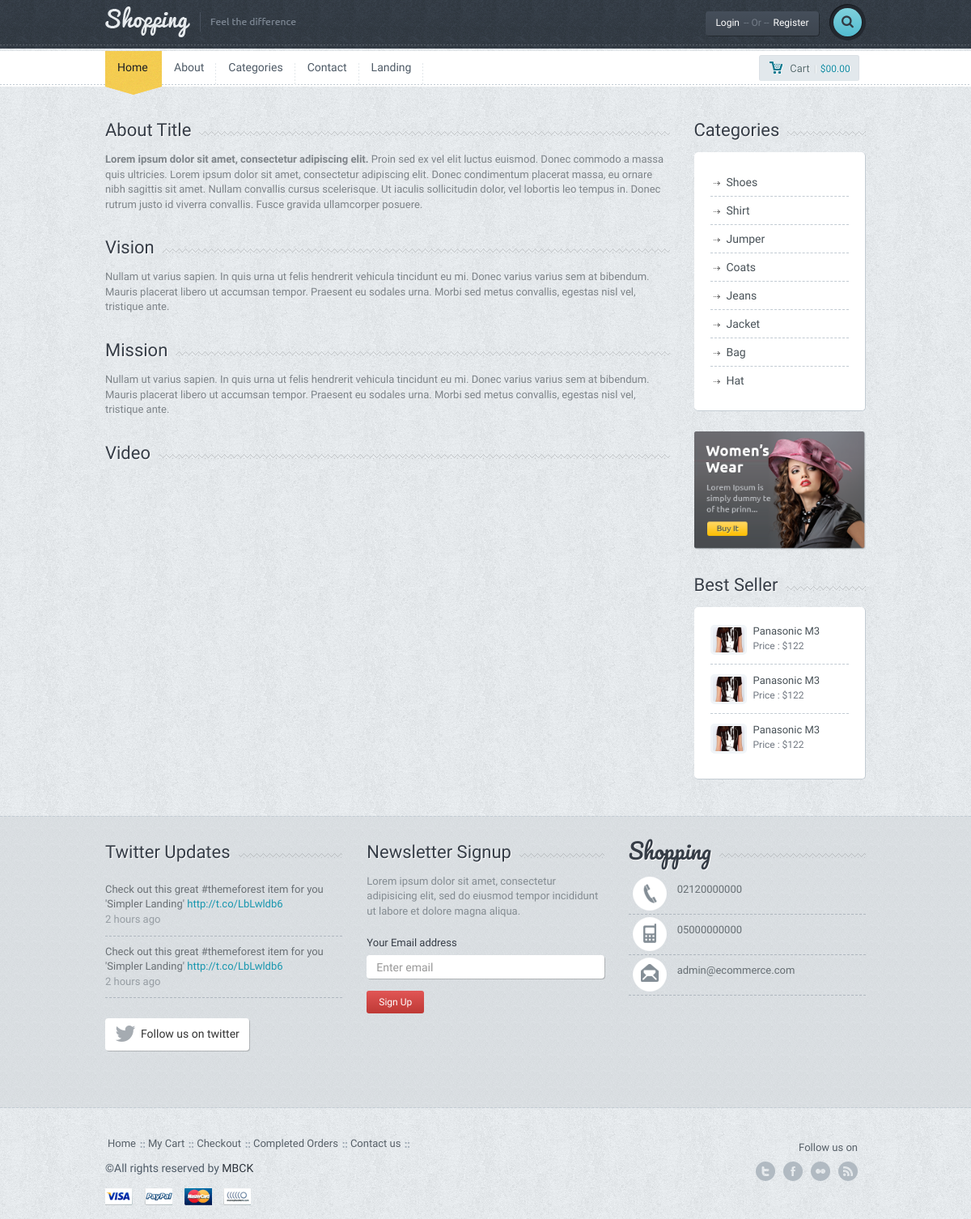
Page /about.php on the committed database.
### tables this page shows
CREATE TABLE `setting` (
  `setting_id` int(11) NOT NULL,
  `setting_logo` varchar(150) DEFAULT NULL,
  `setting_url` varchar(50) NOT NULL,
  `setting_title` varchar(250) DEFAULT NULL,
  `setting_description` varchar(250) DEFAULT NULL,
  `setting_keywords` varchar(250) DEFAULT NULL,
  `setting_author` varchar(100) DEFAULT NULL,
  `setting_tel` varchar(50) DEFAULT NULL,
  `setting_gsm` varchar(50) DEFAULT NULL,
  `setting_fax` varchar(50) DEFAULT NULL,
  `setting_mail` varchar(50) DEFAULT NULL,
  `setting_district` varchar(50) DEFAULT NULL,
  `setting_country` varchar(50) DEFAULT NULL,
  `setting_adress` varchar(250) DEFAULT NULL,
  `setting_time` varchar(250) DEFAULT NULL,
  `setting_maps` varchar(250) DEFAULT NULL,
  `setting_analystic` varchar(250) DEFAULT NULL,
  `setting_desk` varchar(250) DEFAULT NULL,
  `setting_facebook` varchar(100) DEFAULT NULL,
  `setting_twitter` varchar(100) DEFAULT NULL,
  `setting_google` varchar(100) DEFAULT NULL,
  `setting_youtube` varchar(100) DEFAULT NULL,
  `setting_smtphost` varchar(50) DEFAULT NULL,
  `setting_smtppassword` varchar(50) DEFAULT NULL,
  `setting_smtpport` varchar(50) DEFAULT NULL,
  `setting_live` enum('0','1') NOT NULL DEFAULT '1'
);

CREATE TABLE `menu` (
  `menu_id` int(11) NOT NULL,
  `menu_top` varchar(50) NOT NULL,
  `menu_name` varchar(100) NOT NULL,
  `menu_detail` text NOT NULL,
  `menu_url` varchar(250) NOT NULL,
  `menu_order` int(2) NOT NULL,
  `menu_status` enum('0','1') NOT NULL,
  `menu_seourl` varchar(250) NOT NULL
);

CREATE TABLE `about` (
  `about_id` int(11) NOT NULL,
  `about_title` varchar(250) NOT NULL,
  `about_content` text NOT NULL,
  `about_video` varchar(50) NOT NULL,
  `about_vision` varchar(500) NOT NULL,
  `about_mission` varchar(500) NOT NULL
);

CREATE TABLE `categories` (
  `category_id` int(11) NOT NULL,
  `category_name` varchar(100) NOT NULL,
  `category_top` int(2) NOT NULL,
  `category_seourl` varchar(250) NOT NULL,
  `category_order` int(2) NOT NULL,
  `category_status` enum('0','1') NOT NULL DEFAULT '1'
);

### admin/production/function.php (called while the page is built, shortened)
<?php
function seo($str, $options = array())
{
    $str = mb_convert_encoding((string)$str, 'UTF-8', mb_list_encodings());
    $defaults = array(
        'delimiter' => '-',
        'limit' => null,
        'lowercase' => true,
        'replacements' => array(),
        'transliterate' => true
    );
    $options = array_merge($defaults, $options);
    $str = preg_replace(array_keys($options['replacements']), $options['replacements'], $str);
    if ($options['transliterate']) {
        $str = str_replace(array_keys($char_map), $char_map, $str);
    }
    $str = preg_replace('/[^\p{L}\p{Nd}]+/u', $options['delimiter'], $str);
    $str = preg_replace('/(' . preg_quote($options['delimiter'], '/') . '){2,}/', '$1', $str);
    $str = mb_substr($str, 0, ($options['limit'] ? $options['limit'] : mb_strlen($str, 'UTF-8')), 'UTF-8');
    $str = trim($str, $options['delimiter']);
    return $options['lowercase'] ? mb_strtolower($str, 'UTF-8') : $str;
}
?>

### about.php (the view)
<?php
require_once 'header.php';
$sql=$db->prepare("SELECT * FROM about WHERE about_id=:id");
$sql->execute(['id' => 1]);
$aboutbring=$sql->fetch(PDO::FETCH_ASSOC);
?>
	<div class="container">
		<div class="row">
			<div class="col-md-9">
				<div class="title-bg">
					<div class="title"><?php echo $aboutbring['about_title']; ?></div>
				</div>
				<div class="page-content">
					<?php echo $aboutbring['about_content']; ?>
				</div>
				<div class="title-bg">
					<div class="title">Vision</div>
				</div>
				<div class="page-content">
					<?php echo $aboutbring['about_vision']; ?>
				</div>
				<div class="title-bg">
					<div class="title">Mission</div>
				</div>
				<div class="page-content">
					<?php echo $aboutbring['about_mission']; ?>
				</div>
				<div class="title-bg">
					<div class="title">Video</div>
				</div>
				<div class="page-content">
					<iframe width="560" height="315" src="https://www.youtube.com/embed/<?php echo $aboutbring['about_video']; ?>"
						title="YouTube video player" frameborder="0"
						allow="accelerometer; autoplay; clipboard-write; encrypted-media; gyroscope; picture-in-picture; web-share"
						allowfullscreen>
					</iframe>
				</div>
			</div>
			<?php require_once 'sidebar.php'; ?>
		</div>
		<div class="spacer"></div>
	</div>
<?php
require_once 'footer.php';
?>

### header.php (shortened to what this page needs)
<?php
    require_once 'admin/system/connect.php';
	require_once 'admin/production/function.php';
	$sql=$db->prepare("SELECT * FROM setting WHERE setting_id=:id");
	$sql->execute(['id' => 1]);
	$settingbring=$sql->fetch(PDO::FETCH_ASSOC);
	$usersql=$db->prepare("SELECT * FROM user WHERE user_mail=:mail");
    $usersql->execute(['mail' => $_SESSION['usercustomer_mail']]);
    $userbring=$usersql->fetch(PDO::FETCH_ASSOC);
?>
<!DOCTYPE html>
<html lang="en">
  <head>
	<link href='font-awesome\css\font-awesome.css' rel="stylesheet" type="text/css">
    <link href="bootstrap\css\bootstrap.min.css" rel="stylesheet">
	<link rel="stylesheet" href="style.css">
	<link rel="stylesheet" type="text/css" href="js\product\jquery.fancybox.css?v=2.1.5" media="screen">
	<link rel="stylesheet" href="css\owl.carousel.css">
	<link rel="stylesheet" href="css\owl.transitions.css">
</head>
<body>
<div id="wrapper">
	<div class="header">
		<div class="container">
			<div class="row">
				<div class="col-xs-6 col-md-4 main-logo">
					<a href="index"><img src="<?php echo $settingbring['setting_logo']; ?>" alt="logo" class="logo img-responsive"></a>
				</div>
				<div class="col-md-8">
					<div class="pushright">
						<div class="top">
							<?php
								if(!isset($_SESSION['usercustomer_mail'])) {
							?>
								<a href="#" id="reg" class="btn btn-default btn-dark">Login<span>-- Or --</span>Register</a>
							<?php } else { ?>
								<a href="#" class="btn btn-default btn-dark">Welcome<span><?php echo $userbring['user_name']; ?> </span></a>
							<?php } ?>
							<div class="srch-wrap">
								<a href="#" id="srch" class="btn btn-default btn-search"><i class="fa fa-search"></i></a>
							</div>
						</div>
					</div>
				</div>
			</div>
		</div>
		<div class="dashed"></div>
	</div>
	<div class="main-nav">
		<div class="navbar navbar-default navbar-static-top">
			<div class="container">
				<div class="row">
					<div class="col-md-10">
						<div class="navbar-collapse collapse">
							<ul class="nav navbar-nav">
								<li><a href="index" class="active">Home</a><div class="curve"></div></li>
								<?php
									$menucontrol=$db->prepare("SELECT * FROM menu where menu_status=:mstatus order by menu_order ASC limit 5");
									$menucontrol->execute(
										[
											'mstatus' => 1
										]
									);
									while($menubring=$menucontrol->fetch(PDO::FETCH_ASSOC)) {
								?>
									<li><a href="<?php if(!empty($menubring['menu_url'])) { echo $menubring['menu_url']; } else { echo "page-".seo($menubring['menu_name']);} ?>"><?php echo $menubring['menu_name']?></a></li>
								<?php } ?>
							</ul>
						</div>
					</div>
					<div class="col-md-2 machart">
						<button id="popcart" class="btn btn-default btn-chart btn-sm "><span class="mychart">Cart</span>|<span class="allprice">$00.00</span></button>
					</div>
				</div>
			</div>
		</div>
	</div>

### sidebar.php
<div class="col-md-3">
				<div class="title-bg">
					<div class="title">Categories</div>
				</div>
				<div class="categorybox">
					<ul>
						<?php
							$categorycontrol=$db->prepare("SELECT * FROM categories order by category_order ASC");
							$categorycontrol->execute();
							while($categorybring=$categorycontrol->fetch(PDO::FETCH_ASSOC)) {
						?>
						<li><a href="category-<?=seo($categorybring["category_name"])?>"><?php echo $categorybring['category_name'] ?></a></li>
						<?php } ?>
					</ul>
				</div>
				<div class="ads">
					<a href="product.htm"><img src="images\ads.png" class="img-responsive" alt=""></a>
				</div>
				<div class="title-bg">
					<div class="title">Best Seller</div>
				</div>
				<div class="best-seller">
					<ul>
						<li class="clearfix">
							<a href="#"><img src="images\demo-img.jpg" alt="" class="img-responsive mini"></a>
							<div class="mini-meta">
								<a href="#" class="smalltitle2">Panasonic M3</a>
								<p class="smallprice2">Price : $122</p>
							</div>
						</li>
						<li class="clearfix">
							<a href="#"><img src="images\demo-img.jpg" alt="" class="img-responsive mini"></a>
							<div class="mini-meta">
								<a href="#" class="smalltitle2">Panasonic M3</a>
								<p class="smallprice2">Price : $122</p>
							</div>
						</li>
						<li class="clearfix">
							<a href="#"><img src="images\demo-img.jpg" alt="" class="img-responsive mini"></a>
							<div class="mini-meta">
								<a href="#" class="smalltitle2">Panasonic M3</a>
								<p class="smallprice2">Price : $122</p>
							</div>
						</li>
					</ul>
				</div>
			</div>

### footer.php (shortened to what this page needs)
<div class="f-widget">
		<div class="container">
			<div class="row">
				<div class="col-md-4">
					<div class="title-widget-bg">
						<div class="title-widget">Twitter Updates</div>
					</div>
					<ul class="tweets">
						<li>Check out this great #themeforest item for you
						'Simpler Landing' <a href="#">http://t.co/LbLwldb6 </a>
						<span>2 hours ago</span></li>
						<li class="lastone">Check out this great #themeforest item for you
						'Simpler Landing' <a href="#">http://t.co/LbLwldb6 </a>
						<span>2 hours ago</span></li>
					</ul>
					<a href="#" class="btn btn-default btn-follow"><i class="fa fa-twitter fa-2x"></i><div>Follow us on twitter</div></a>
				</div>
				<div class="col-md-4">
					<div class="title-widget-bg">
						<div class="title-widget">Newsletter Signup</div>
					</div>
					<div class="newsletter">
						<p>
							Lorem ipsum dolor sit amet, consectetur adipisicing elit, sed do eiusmod tempor incididunt ut labore et dolore magna aliqua.
						</p>
						<form role="form">
							<div class="form-group">
								<label>Your Email address</label>
								<input type="email" class="form-control newstler-input" id="exampleInputEmail1" placeholder="Enter email">
								<button class="btn btn-default btn-red btn-sm">Sign Up</button>
							</div>
						</form>
					</div>
				</div>
				<div class="col-md-4">
					<div class="title-widget-bg">
						<div class="title-widget-cursive">Shopping</div>
					</div>
					<ul class="contact-widget">
						<li class="fphone"><?php echo $settingbring['setting_tel']; ?></li>
						<li class="fmobile"><?php echo $settingbring['setting_gsm']; ?></li>
						<li class="fmail lastone"><?php echo $settingbring['setting_mail']; ?></li>
					</ul>
				</div>
			</div>
			<div class="spacer"></div>
		</div>
	</div>
	<div class="footer">
		<div class="container">
			<div class="row">
				<div class="col-md-9">
					<ul class="footermenu">
						<li><a href="index-1.htm">Home</a></li>
						<li><a href="cart.htm">My Cart</a></li>
						<li><a href="checkout.htm">Checkout</a></li>
						<li><a href="order.htm">Completed Orders</a></li>
						<li><a href="contact.htm">Contact us</a></li>
					</ul>
					<div class="f-credit">&copy;All rights reserved by <a href="#"><?php echo $settingbring['setting_author']; ?></a></div>
					<a href=""><div class="payment visa"></div></a>
					<a href=""><div class="payment paypal"></div></a>
					<a href=""><div class="payment mc"></div></a>
					<a href=""><div class="payment nh"></div></a>
				</div>
				<div class="col-md-3">
					<div class="followon">Follow us on</div>
					<div class="fsoc">
						<a href="http://<?php echo $settingbring['setting_twitter']; ?>" class="ftwitter">twitter</a>
						<a href="http://<?php echo $settingbring['setting_facebook']; ?>" class="ffacebook">facebook</a>
						<a href="http://<?php echo $settingbring['setting_youtube']; ?>" class="fflickr">youtube</a>
						<a href="http://<?php echo $settingbring['setting_google']; ?>" class="ffeed">google</a>
					</div>
					<div class="clearfix"></div>
				</div>
			</div>
		</div>
	</div>
	</div>
  </body>
</html>

### rows in the picture
setting: setting_logo (picture), setting_tel "02120000000", setting_gsm "05000000000", setting_mail "admin@ecommerce.com", setting_author "MBCK"
menu: menu_name "About"
menu: menu_name "Categories"
menu: menu_name "Contact"
menu: menu_name "Landing"
about: about_title "About Title", about_content "Lorem ipsum dolor sit amet, consectetur adipiscing elit. Proin sed ex vel elit luctus euismod. Donec commodo a massa quis ultricies. Lorem ipsum dolor sit amet, consectetur adipiscing elit. Donec condimentum placerat massa, eu ornare nibh sagittis sit amet. Nullam convallis cursus scelerisque. Ut iaculis sollicitudin dolor, vel lobortis leo tempus in. Donec rutrum justo id viverra convallis. Fusce gravida ullamcorper posuere.", about_vision "Nullam ut varius sapien. In quis urna ut felis hendrerit vehicula tincidunt eu mi. Donec varius varius sem at bibendum. Mauris placerat libero ut accumsan tempor. Praesent eu sodales urna. Morbi sed metus convallis, egestas nisl vel, tristique ante.", about_mission "Nullam ut varius sapien. In quis urna ut felis hendrerit vehicula tincidunt eu mi. Donec varius varius sem at bibendum. Mauris placerat libero ut accumsan tempor. Praesent eu sodales urna. Morbi sed metus convallis, egestas nisl vel, tristique ante."
categories: category_name "Shoes"
categories: category_name "Shirt"
categories: category_name "Jumper"
categories: category_name "Coats"
categories: category_name "Jeans"
categories: category_name "Jacket"
categories: category_name "Bag"
categories: category_name "Hat"
